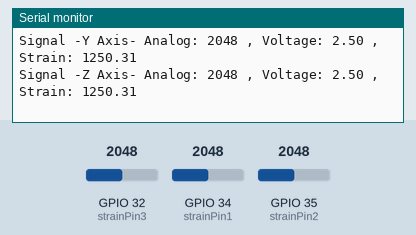
This sketch was run on a simulated ESP32. Parts: the last lines printed to the serial monitor. The test bench sets the inputs (shaded band); at power-on: GPIO 32 (strainPin3) = 2048, GPIO 34 (strainPin1) = 2048, GPIO 35 (strainPin2) = 2048.

Above: at 1.8 s.
1.9 s: GPIO 32 (strainPin3) set to 2866
At 2.8 s:
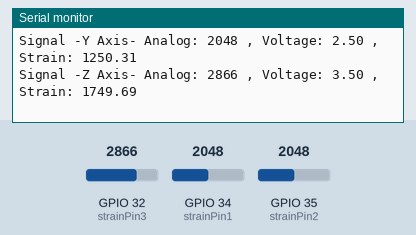
3.4 s: GPIO 34 (strainPin1) set to 2866
At 4.7 s:
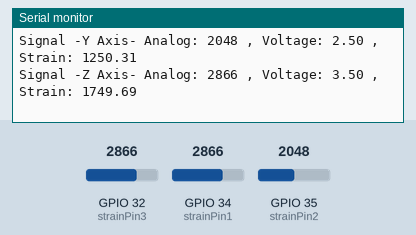
4.9 s: GPIO 35 (strainPin2) set to 2866
At 5.8 s:
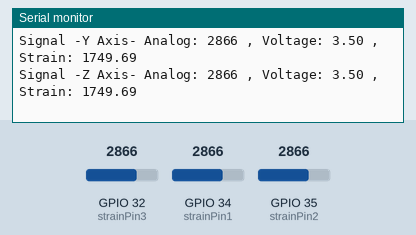
6.4 s: GPIO 32 (strainPin3) set to 3603
At 7.7 s:
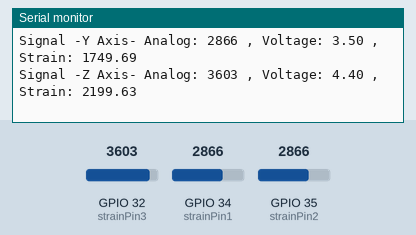
7.9 s: GPIO 34 (strainPin1) set to 3603
At 8.9 s:
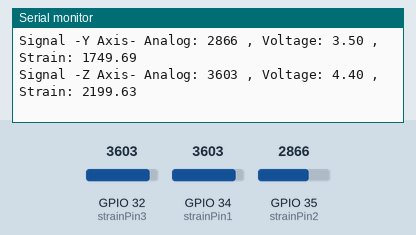
9.4 s: GPIO 35 (strainPin2) set to 3603
At 10.5 s:
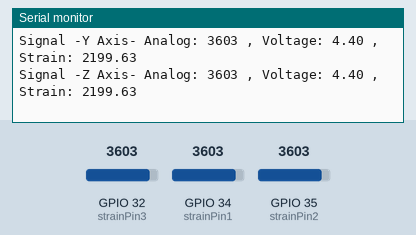
Timing chart, 0 to 11.9 s (numbered marks = the images above; inputs shaded):
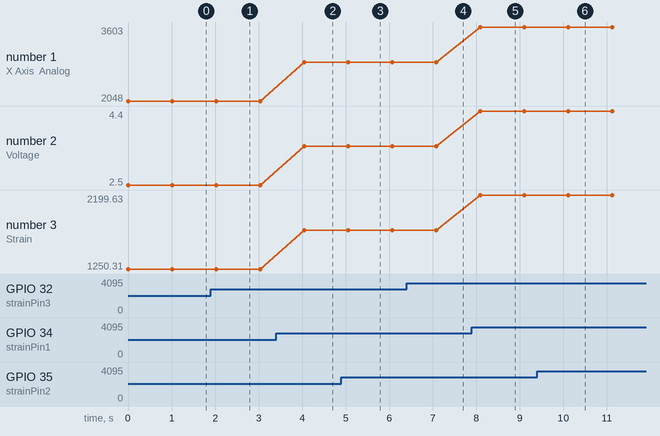

Measured:
- after the input at 1.9 s, the serial monitor: prints a new line after 0.13 s (image 1)
- after the input at 3.4 s, the serial monitor: prints a new line after 0.65 s (image 2)
- after the input at 4.9 s, the serial monitor: prints a new line after 0.16 s (image 3)
- after the input at 6.4 s, the serial monitor: prints a new line after 0.69 s (image 4)
- after the input at 7.9 s, the serial monitor: prints a new line after 0.19 s (image 5)
- after the input at 9.4 s, the serial monitor: prints a new line after 0.71 s (image 6)

The sketch:

Rectangular-Rosette-Y3-Module.ino
```cpp
// Define the analog pins connected to AO pins of the modules
const int strainPin1 = 34;  // First strain module//X-Axis
const int strainPin2 = 35;  // Second strain module//Y-Axis
const int strainPin3 = 32;  // Third strain module//Z-Axis

void setup() {
  Serial.begin(115200);
  pinMode(strainPin1, INPUT);
  pinMode(strainPin2, INPUT);
  pinMode(strainPin3, INPUT);
}

void loop() {
  // Read analog values for each strain module
  int analogValue1 = analogRead(strainPin1);
  int analogValue2 = analogRead(strainPin2);
  int analogValue3 = analogRead(strainPin3);

  // Convert analog values to voltage (assuming 5V power supply)
  float voltage1 = (analogValue1 / 4095.0) * 5.0;
  float voltage2 = (analogValue2 / 4095.0) * 5.0;
  float voltage3 = (analogValue3 / 4095.0) * 5.0;

  // Strain sensitivity coefficient
  float sensitivity = 2.0;  // mV/με (example value)

  // Calculate strain for each module
  float strain1 = (voltage1 * 1000) / sensitivity;  // Convert to με
  float strain2 = (voltage2 * 1000) / sensitivity;  // Convert to με
  float strain3 = (voltage3 * 1000) / sensitivity;  // Convert to με

  // Display the values for each module
  Serial.print("Signal -X Axis- Analog: ");
  Serial.print(analogValue1);
  Serial.print(" , Voltage: ");
  Serial.print(voltage1);
  Serial.print(" , Strain: ");
  Serial.println(strain1);

  Serial.print("Signal -Y Axis- Analog: ");
  Serial.print(analogValue2);
  Serial.print(" , Voltage: ");
  Serial.print(voltage2);
  Serial.print(" , Strain: ");
  Serial.println(strain2);

  Serial.print("Signal -Z Axis- Analog: ");
  Serial.print(analogValue3);
  Serial.print(" , Voltage: ");
  Serial.print(voltage3);
  Serial.print(" , Strain: ");
  Serial.println(strain3);

  delay(1000);  // Wait for 1 second before next reading
}
```
